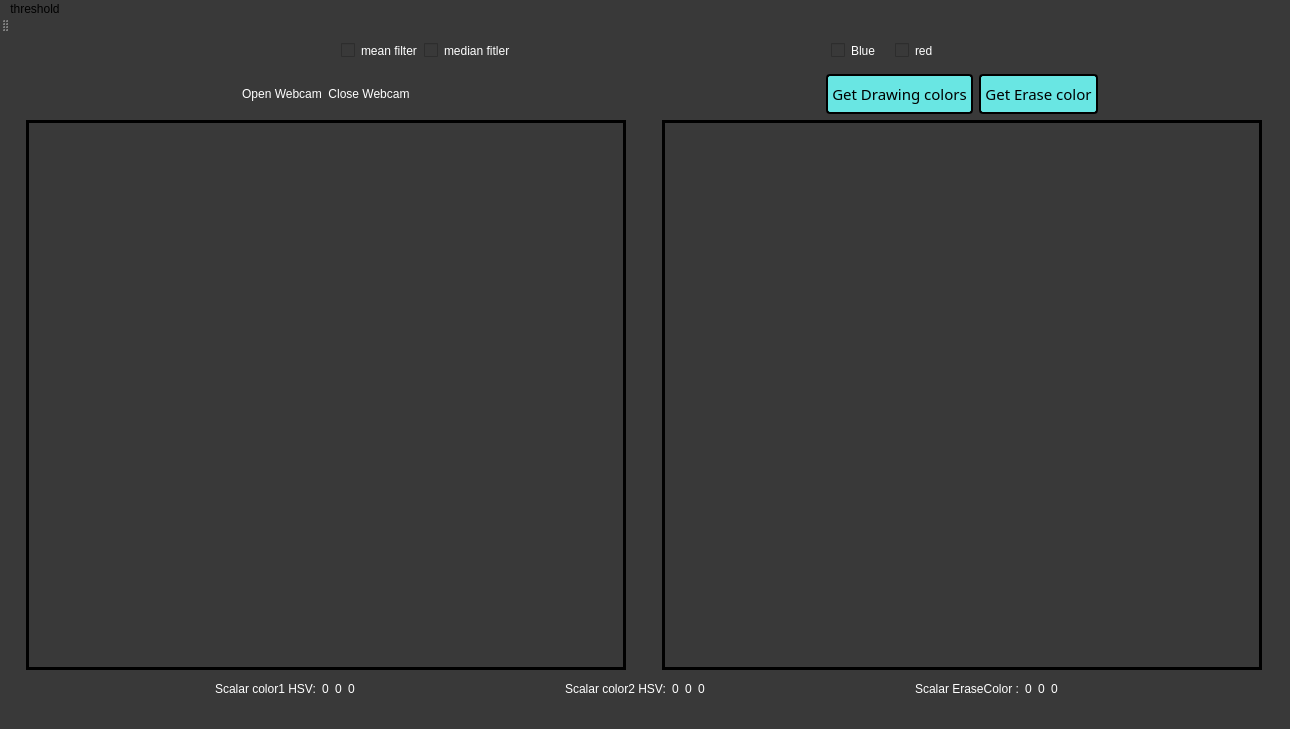
<?xml version="1.0" encoding="UTF-8"?>
<ui version="4.0">
 <class>MainWindow</class>
 <widget class="QMainWindow" name="MainWindow">
  <property name="geometry">
   <rect>
    <x>0</x>
    <y>0</y>
    <width>1110</width>
    <height>604</height>
   </rect>
  </property>
  <property name="windowTitle">
   <string>MainWindow</string>
  </property>
  <property name="styleSheet">
   <string notr="true">background-color: rgb(57, 57, 57);
border-color: rgb(0, 159, 153);
color: rgb(0, 0, 0);</string>
  </property>
  <widget class="QWidget" name="centralWidget">
   <layout class="QGridLayout" name="gridLayout_4">
    <item row="0" column="0" rowspan="3">
     <spacer name="horizontalSpacer_12">
      <property name="orientation">
       <enum>Qt::Horizontal</enum>
      </property>
      <property name="sizeType">
       <enum>QSizePolicy::Fixed</enum>
      </property>
      <property name="sizeHint" stdset="0">
       <size>
        <width>9</width>
        <height>328</height>
       </size>
      </property>
     </spacer>
    </item>
    <item row="0" column="1">
     <layout class="QHBoxLayout" name="horizontalLayout_7">
      <item>
       <spacer name="horizontalSpacer_11">
        <property name="orientation">
         <enum>Qt::Horizontal</enum>
        </property>
        <property name="sizeHint" stdset="0">
         <size>
          <width>78</width>
          <height>10</height>
         </size>
        </property>
       </spacer>
      </item>
      <item>
       <layout class="QHBoxLayout" name="horizontalLayout_12">
        <item>
         <widget class="QCheckBox" name="checkBox">
          <property name="styleSheet">
           <string notr="true">selection-background-color: rgb(0, 168, 168);
font: 11pt &quot;Waree&quot;;
font: 57 11pt &quot;Ubuntu&quot;;
selection-color: rgb(255, 255, 255);
color: rgb(255, 255, 255);
font: 57 11pt &quot;Ubuntu&quot;;</string>
          </property>
          <property name="text">
           <string>mean filter</string>
          </property>
         </widget>
        </item>
        <item>
         <widget class="QCheckBox" name="checkBox_2">
          <property name="styleSheet">
           <string notr="true">selection-background-color: rgb(0, 168, 168);
font: 11pt &quot;Waree&quot;;
font: 57 11pt &quot;Ubuntu&quot;;
selection-color: rgb(255, 255, 255);
color: rgb(255, 255, 255);
font: 57 11pt &quot;Ubuntu&quot;;</string>
          </property>
          <property name="text">
           <string>median fitler</string>
          </property>
         </widget>
        </item>
       </layout>
      </item>
      <item>
       <spacer name="horizontalSpacer_6">
        <property name="orientation">
         <enum>Qt::Horizontal</enum>
        </property>
        <property name="sizeHint" stdset="0">
         <size>
          <width>288</width>
          <height>10</height>
         </size>
        </property>
       </spacer>
      </item>
      <item>
       <layout class="QHBoxLayout" name="horizontalLayout_13">
        <item>
         <layout class="QHBoxLayout" name="horizontalLayout_8">
          <item>
           <widget class="QCheckBox" name="Blue">
            <property name="styleSheet">
             <string notr="true">selection-background-color: rgb(0, 168, 168);
font: 11pt &quot;Waree&quot;;
font: 57 11pt &quot;Ubuntu&quot;;
selection-color: rgb(255, 255, 255);
color: rgb(255, 255, 255);
font: 57 11pt &quot;Ubuntu&quot;;</string>
            </property>
            <property name="text">
             <string>Blue</string>
            </property>
           </widget>
          </item>
          <item>
           <widget class="QLabel" name="blue">
            <property name="text">
             <string/>
            </property>
           </widget>
          </item>
         </layout>
        </item>
        <item>
         <layout class="QHBoxLayout" name="horizontalLayout_9">
          <item>
           <widget class="QCheckBox" name="Red">
            <property name="styleSheet">
             <string notr="true">selection-background-color: rgb(0, 168, 168);
font: 11pt &quot;Waree&quot;;
font: 57 11pt &quot;Ubuntu&quot;;
selection-color: rgb(255, 255, 255);
color: rgb(255, 255, 255);
font: 57 11pt &quot;Ubuntu&quot;;</string>
            </property>
            <property name="text">
             <string>red</string>
            </property>
           </widget>
          </item>
          <item>
           <widget class="QLabel" name="red">
            <property name="text">
             <string/>
            </property>
           </widget>
          </item>
         </layout>
        </item>
       </layout>
      </item>
      <item>
       <spacer name="horizontalSpacer_10">
        <property name="orientation">
         <enum>Qt::Horizontal</enum>
        </property>
        <property name="sizeHint" stdset="0">
         <size>
          <width>98</width>
          <height>10</height>
         </size>
        </property>
       </spacer>
      </item>
     </layout>
    </item>
    <item row="0" column="2" rowspan="3">
     <spacer name="horizontalSpacer_13">
      <property name="orientation">
       <enum>Qt::Horizontal</enum>
      </property>
      <property name="sizeType">
       <enum>QSizePolicy::Fixed</enum>
      </property>
      <property name="sizeHint" stdset="0">
       <size>
        <width>17</width>
        <height>318</height>
       </size>
      </property>
     </spacer>
    </item>
    <item row="1" column="1">
     <spacer name="verticalSpacer">
      <property name="orientation">
       <enum>Qt::Vertical</enum>
      </property>
      <property name="sizeType">
       <enum>QSizePolicy::Fixed</enum>
      </property>
      <property name="sizeHint" stdset="0">
       <size>
        <width>10</width>
        <height>10</height>
       </size>
      </property>
     </spacer>
    </item>
    <item row="2" column="1">
     <layout class="QHBoxLayout" name="horizontalLayout_10">
      <item>
       <layout class="QGridLayout" name="gridLayout_3">
        <item row="0" column="0">
         <spacer name="horizontalSpacer_8">
          <property name="orientation">
           <enum>Qt::Horizontal</enum>
          </property>
          <property name="sizeHint" stdset="0">
           <size>
            <width>40</width>
            <height>10</height>
           </size>
          </property>
         </spacer>
        </item>
        <item row="0" column="1">
         <layout class="QHBoxLayout" name="horizontalLayout_11">
          <item>
           <widget class="QPushButton" name="pushButton_open_webcam">
            <property name="minimumSize">
             <size>
              <width>0</width>
              <height>40</height>
             </size>
            </property>
            <property name="maximumSize">
             <size>
              <width>16777215</width>
              <height>40</height>
             </size>
            </property>
            <property name="styleSheet">
             <string notr="true">border: 0px solid;
border-radius:4px;
font: 11pt &quot;Waree&quot;;
color: rgb(255, 255, 255);</string>
            </property>
            <property name="text">
             <string>Open Webcam</string>
            </property>
           </widget>
          </item>
          <item>
           <widget class="QPushButton" name="pushButton_close_webcam">
            <property name="minimumSize">
             <size>
              <width>0</width>
              <height>40</height>
             </size>
            </property>
            <property name="maximumSize">
             <size>
              <width>16777215</width>
              <height>40</height>
             </size>
            </property>
            <property name="styleSheet">
             <string notr="true">border: 0px solid;
border-radius:4px;
font: 11pt &quot;Waree&quot;;
color: rgb(255, 255, 255);</string>
            </property>
            <property name="text">
             <string>Close Webcam</string>
            </property>
           </widget>
          </item>
         </layout>
        </item>
        <item row="0" column="2">
         <spacer name="horizontalSpacer_14">
          <property name="orientation">
           <enum>Qt::Horizontal</enum>
          </property>
          <property name="sizeHint" stdset="0">
           <size>
            <width>40</width>
            <height>10</height>
           </size>
          </property>
         </spacer>
        </item>
        <item row="1" column="0" colspan="3">
         <widget class="QLabel" name="label_2">
          <property name="minimumSize">
           <size>
            <width>600</width>
            <height>550</height>
           </size>
          </property>
          <property name="maximumSize">
           <size>
            <width>600</width>
            <height>550</height>
           </size>
          </property>
          <property name="styleSheet">
           <string notr="true">border-color: rgb(0, 0, 0);
border: 3px solid;</string>
          </property>
          <property name="text">
           <string/>
          </property>
         </widget>
        </item>
       </layout>
      </item>
      <item>
       <spacer name="horizontalSpacer">
        <property name="orientation">
         <enum>Qt::Horizontal</enum>
        </property>
        <property name="sizeType">
         <enum>QSizePolicy::Fixed</enum>
        </property>
        <property name="sizeHint" stdset="0">
         <size>
          <width>30</width>
          <height>100</height>
         </size>
        </property>
       </spacer>
      </item>
      <item>
       <layout class="QGridLayout" name="gridLayout_2">
        <item row="0" column="0">
         <spacer name="horizontalSpacer_7">
          <property name="orientation">
           <enum>Qt::Horizontal</enum>
          </property>
          <property name="sizeHint" stdset="0">
           <size>
            <width>58</width>
            <height>10</height>
           </size>
          </property>
         </spacer>
        </item>
        <item row="0" column="1">
         <layout class="QHBoxLayout" name="horizontalLayout_14">
          <item>
           <widget class="QPushButton" name="pushButton">
            <property name="minimumSize">
             <size>
              <width>0</width>
              <height>40</height>
             </size>
            </property>
            <property name="maximumSize">
             <size>
              <width>16777215</width>
              <height>40</height>
             </size>
            </property>
            <property name="font">
             <font>
              <family>Waree</family>
              <pointsize>11</pointsize>
              <weight>9</weight>
              <italic>false</italic>
              <bold>false</bold>
             </font>
            </property>
            <property name="styleSheet">
             <string notr="true">border: 2px solid black;
border-radius:4px;
font: 11pt &quot;Waree&quot;;
font: 75 11pt &quot;Waree&quot;;
color: rgb(0,0,0);
background-color: rgb(105, 230, 227);
padding:4px;</string>
            </property>
            <property name="text">
             <string>Get Drawing colors</string>
            </property>
           </widget>
          </item>
          <item>
           <widget class="QPushButton" name="pushButton_2">
            <property name="minimumSize">
             <size>
              <width>0</width>
              <height>40</height>
             </size>
            </property>
            <property name="maximumSize">
             <size>
              <width>16777215</width>
              <height>40</height>
             </size>
            </property>
            <property name="font">
             <font>
              <family>Waree</family>
              <pointsize>11</pointsize>
              <weight>9</weight>
              <italic>false</italic>
              <bold>false</bold>
             </font>
            </property>
            <property name="styleSheet">
             <string notr="true">border: 2px solid black;
border-radius:4px;
font: 11pt &quot;Waree&quot;;
font: 75 11pt &quot;Waree&quot;;
color: rgb(0,0,0);
background-color: rgb(105, 230, 227);
padding:4px;</string>
            </property>
            <property name="text">
             <string>Get Erase color</string>
            </property>
           </widget>
          </item>
         </layout>
        </item>
        <item row="0" column="2">
         <spacer name="horizontalSpacer_9">
          <property name="orientation">
           <enum>Qt::Horizontal</enum>
          </property>
          <property name="sizeHint" stdset="0">
           <size>
            <width>58</width>
            <height>10</height>
           </size>
          </property>
         </spacer>
        </item>
        <item row="1" column="0" colspan="3">
         <widget class="QLabel" name="drawing">
          <property name="minimumSize">
           <size>
            <width>600</width>
            <height>550</height>
           </size>
          </property>
          <property name="maximumSize">
           <size>
            <width>600</width>
            <height>550</height>
           </size>
          </property>
          <property name="styleSheet">
           <string notr="true">border-color: rgb(0, 0, 0);
border: 3px solid;</string>
          </property>
          <property name="text">
           <string/>
          </property>
         </widget>
        </item>
       </layout>
      </item>
     </layout>
    </item>
    <item row="3" column="0" colspan="2">
     <layout class="QGridLayout" name="gridLayout">
      <item row="0" column="0">
       <spacer name="horizontalSpacer_2">
        <property name="orientation">
         <enum>Qt::Horizontal</enum>
        </property>
        <property name="sizeHint" stdset="0">
         <size>
          <width>190</width>
          <height>20</height>
         </size>
        </property>
       </spacer>
      </item>
      <item row="0" column="1">
       <layout class="QHBoxLayout" name="horizontalLayout_6">
        <item>
         <widget class="QLabel" name="label_4">
          <property name="maximumSize">
           <size>
            <width>16777215</width>
            <height>20</height>
           </size>
          </property>
          <property name="styleSheet">
           <string notr="true">font: 11pt &quot;Ubuntu&quot;;
text-align: bottom;
color: rgb(255, 255, 255);</string>
          </property>
          <property name="frameShadow">
           <enum>QFrame::Plain</enum>
          </property>
          <property name="text">
           <string>Scalar color1 HSV:</string>
          </property>
          <property name="alignment">
           <set>Qt::AlignBottom|Qt::AlignLeading|Qt::AlignLeft</set>
          </property>
         </widget>
        </item>
        <item>
         <layout class="QHBoxLayout" name="horizontalLayout_5">
          <item>
           <widget class="QLabel" name="label_5">
            <property name="maximumSize">
             <size>
              <width>16777215</width>
              <height>20</height>
             </size>
            </property>
            <property name="styleSheet">
             <string notr="true">font: 11pt &quot;Ubuntu&quot;;
text-align: bottom;
color: rgb(255, 255, 255);</string>
            </property>
            <property name="frameShadow">
             <enum>QFrame::Plain</enum>
            </property>
            <property name="text">
             <string>0</string>
            </property>
            <property name="alignment">
             <set>Qt::AlignBottom|Qt::AlignLeading|Qt::AlignLeft</set>
            </property>
           </widget>
          </item>
          <item>
           <widget class="QLabel" name="label_6">
            <property name="maximumSize">
             <size>
              <width>16777215</width>
              <height>20</height>
             </size>
            </property>
            <property name="styleSheet">
             <string notr="true">font: 11pt &quot;Ubuntu&quot;;
text-align: bottom;
color: rgb(255, 255, 255);</string>
            </property>
            <property name="frameShadow">
             <enum>QFrame::Plain</enum>
            </property>
            <property name="text">
             <string>0</string>
            </property>
            <property name="alignment">
             <set>Qt::AlignBottom|Qt::AlignLeading|Qt::AlignLeft</set>
            </property>
           </widget>
          </item>
          <item>
           <widget class="QLabel" name="label_7">
            <property name="maximumSize">
             <size>
              <width>16777215</width>
              <height>20</height>
             </size>
            </property>
            <property name="styleSheet">
             <string notr="true">font: 11pt &quot;Ubuntu&quot;;
text-align: bottom;
color: rgb(255, 255, 255);</string>
            </property>
            <property name="frameShadow">
             <enum>QFrame::Plain</enum>
            </property>
            <property name="text">
             <string>0</string>
            </property>
            <property name="alignment">
             <set>Qt::AlignBottom|Qt::AlignLeading|Qt::AlignLeft</set>
            </property>
           </widget>
          </item>
         </layout>
        </item>
       </layout>
      </item>
      <item row="0" column="2">
       <spacer name="horizontalSpacer_3">
        <property name="orientation">
         <enum>Qt::Horizontal</enum>
        </property>
        <property name="sizeHint" stdset="0">
         <size>
          <width>40</width>
          <height>20</height>
         </size>
        </property>
       </spacer>
      </item>
      <item row="0" column="5">
       <layout class="QHBoxLayout" name="horizontalLayout_2">
        <property name="sizeConstraint">
         <enum>QLayout::SetFixedSize</enum>
        </property>
        <property name="topMargin">
         <number>0</number>
        </property>
        <property name="bottomMargin">
         <number>0</number>
        </property>
        <item>
         <widget class="QLabel" name="scalar">
          <property name="maximumSize">
           <size>
            <width>16777215</width>
            <height>20</height>
           </size>
          </property>
          <property name="styleSheet">
           <string notr="true">font: 11pt &quot;Ubuntu&quot;;
text-align: bottom;
color: rgb(255, 255, 255);</string>
          </property>
          <property name="frameShadow">
           <enum>QFrame::Plain</enum>
          </property>
          <property name="text">
           <string>Scalar EraseColor :</string>
          </property>
          <property name="alignment">
           <set>Qt::AlignBottom|Qt::AlignLeading|Qt::AlignLeft</set>
          </property>
         </widget>
        </item>
        <item>
         <layout class="QHBoxLayout" name="horizontalLayout">
          <item>
           <widget class="QLabel" name="eraseh">
            <property name="maximumSize">
             <size>
              <width>16777215</width>
              <height>20</height>
             </size>
            </property>
            <property name="styleSheet">
             <string notr="true">font: 11pt &quot;Ubuntu&quot;;
text-align: bottom;
color:rgb(255,255,255);</string>
            </property>
            <property name="frameShadow">
             <enum>QFrame::Plain</enum>
            </property>
            <property name="text">
             <string>0</string>
            </property>
            <property name="alignment">
             <set>Qt::AlignBottom|Qt::AlignLeading|Qt::AlignLeft</set>
            </property>
           </widget>
          </item>
          <item>
           <widget class="QLabel" name="erases">
            <property name="maximumSize">
             <size>
              <width>16777215</width>
              <height>20</height>
             </size>
            </property>
            <property name="styleSheet">
             <string notr="true">font: 11pt &quot;Ubuntu&quot;;
text-align: bottom;
color: rgb(255, 255, 255);</string>
            </property>
            <property name="frameShadow">
             <enum>QFrame::Plain</enum>
            </property>
            <property name="text">
             <string>0</string>
            </property>
            <property name="alignment">
             <set>Qt::AlignBottom|Qt::AlignLeading|Qt::AlignLeft</set>
            </property>
           </widget>
          </item>
          <item>
           <widget class="QLabel" name="erasev">
            <property name="maximumSize">
             <size>
              <width>16777215</width>
              <height>20</height>
             </size>
            </property>
            <property name="styleSheet">
             <string notr="true">font: 11pt &quot;Ubuntu&quot;;
text-align: bottom;
color: rgb(255, 255, 255);</string>
            </property>
            <property name="frameShadow">
             <enum>QFrame::Plain</enum>
            </property>
            <property name="text">
             <string>0</string>
            </property>
            <property name="alignment">
             <set>Qt::AlignBottom|Qt::AlignLeading|Qt::AlignLeft</set>
            </property>
           </widget>
          </item>
         </layout>
        </item>
       </layout>
      </item>
      <item row="0" column="4">
       <spacer name="horizontalSpacer_4">
        <property name="orientation">
         <enum>Qt::Horizontal</enum>
        </property>
        <property name="sizeHint" stdset="0">
         <size>
          <width>40</width>
          <height>20</height>
         </size>
        </property>
       </spacer>
      </item>
      <item row="0" column="6">
       <spacer name="horizontalSpacer_5">
        <property name="orientation">
         <enum>Qt::Horizontal</enum>
        </property>
        <property name="sizeHint" stdset="0">
         <size>
          <width>190</width>
          <height>20</height>
         </size>
        </property>
       </spacer>
      </item>
      <item row="0" column="3">
       <layout class="QHBoxLayout" name="horizontalLayout_4">
        <item>
         <widget class="QLabel" name="label_8">
          <property name="maximumSize">
           <size>
            <width>16777215</width>
            <height>20</height>
           </size>
          </property>
          <property name="styleSheet">
           <string notr="true">font: 11pt &quot;Ubuntu&quot;;
text-align: bottom;
color: rgb(255, 255, 255);</string>
          </property>
          <property name="frameShadow">
           <enum>QFrame::Plain</enum>
          </property>
          <property name="text">
           <string>Scalar color2 HSV:</string>
          </property>
          <property name="alignment">
           <set>Qt::AlignBottom|Qt::AlignLeading|Qt::AlignLeft</set>
          </property>
         </widget>
        </item>
        <item>
         <layout class="QHBoxLayout" name="horizontalLayout_3">
          <item>
           <widget class="QLabel" name="label">
            <property name="maximumSize">
             <size>
              <width>16777215</width>
              <height>20</height>
             </size>
            </property>
            <property name="styleSheet">
             <string notr="true">font: 11pt &quot;Ubuntu&quot;;
text-align: bottom;
color: rgb(255, 255, 255);</string>
            </property>
            <property name="frameShadow">
             <enum>QFrame::Plain</enum>
            </property>
            <property name="text">
             <string>0</string>
            </property>
            <property name="alignment">
             <set>Qt::AlignBottom|Qt::AlignLeading|Qt::AlignLeft</set>
            </property>
           </widget>
          </item>
          <item>
           <widget class="QLabel" name="label_9">
            <property name="maximumSize">
             <size>
              <width>16777215</width>
              <height>20</height>
             </size>
            </property>
            <property name="styleSheet">
             <string notr="true">font: 11pt &quot;Ubuntu&quot;;
text-align: bottom;
color: rgb(255, 255, 255);</string>
            </property>
            <property name="frameShadow">
             <enum>QFrame::Plain</enum>
            </property>
            <property name="text">
             <string>0</string>
            </property>
            <property name="alignment">
             <set>Qt::AlignBottom|Qt::AlignLeading|Qt::AlignLeft</set>
            </property>
           </widget>
          </item>
          <item>
           <widget class="QLabel" name="label_10">
            <property name="maximumSize">
             <size>
              <width>16777215</width>
              <height>20</height>
             </size>
            </property>
            <property name="styleSheet">
             <string notr="true">font: 11pt &quot;Ubuntu&quot;;
text-align: bottom;
color: rgb(255, 255, 255);</string>
            </property>
            <property name="frameShadow">
             <enum>QFrame::Plain</enum>
            </property>
            <property name="text">
             <string>0</string>
            </property>
            <property name="alignment">
             <set>Qt::AlignBottom|Qt::AlignLeading|Qt::AlignLeft</set>
            </property>
           </widget>
          </item>
         </layout>
        </item>
       </layout>
      </item>
     </layout>
    </item>
   </layout>
  </widget>
  <widget class="QMenuBar" name="menuBar">
   <property name="geometry">
    <rect>
     <x>0</x>
     <y>0</y>
     <width>1110</width>
     <height>25</height>
    </rect>
   </property>
   <widget class="QMenu" name="menuseuils_values">
    <property name="title">
     <string>threshold</string>
    </property>
    <addaction name="separator"/>
    <addaction name="action10"/>
    <addaction name="action30"/>
    <addaction name="action50"/>
    <addaction name="action70"/>
   </widget>
   <addaction name="menuseuils_values"/>
  </widget>
  <widget class="QToolBar" name="mainToolBar">
   <attribute name="toolBarArea">
    <enum>TopToolBarArea</enum>
   </attribute>
   <attribute name="toolBarBreak">
    <bool>false</bool>
   </attribute>
  </widget>
  <widget class="QStatusBar" name="statusBar"/>
  <action name="actionred">
   <property name="text">
    <string>red</string>
   </property>
  </action>
  <action name="actionbue">
   <property name="text">
    <string>bue</string>
   </property>
  </action>
  <action name="actionpurple">
   <property name="text">
    <string>purple</string>
   </property>
  </action>
  <action name="actiongreen">
   <property name="text">
    <string>green</string>
   </property>
  </action>
  <action name="actionred_2">
   <property name="text">
    <string>red</string>
   </property>
  </action>
  <action name="actionblue">
   <property name="text">
    <string>blue </string>
   </property>
  </action>
  <action name="actionpurple_2">
   <property name="text">
    <string>purple</string>
   </property>
  </action>
  <action name="actionyellow">
   <property name="text">
    <string>yellow</string>
   </property>
  </action>
  <action name="action10">
   <property name="text">
    <string>10</string>
   </property>
  </action>
  <action name="action30">
   <property name="text">
    <string>30</string>
   </property>
  </action>
  <action name="action50">
   <property name="text">
    <string>50</string>
   </property>
  </action>
  <action name="action70">
   <property name="text">
    <string>70</string>
   </property>
  </action>
 </widget>
 <layoutdefault spacing="6" margin="11"/>
 <resources/>
 <connections/>
</ui>
